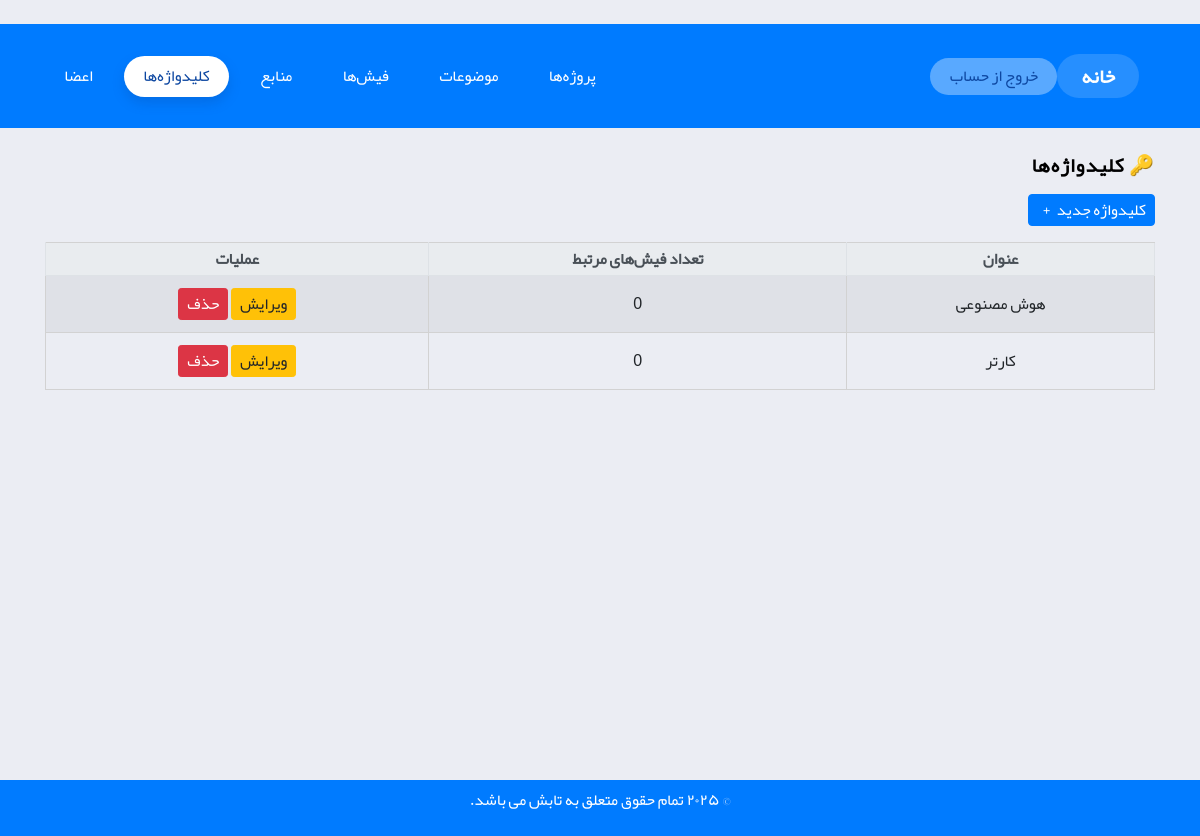
/keywords/ (signed in), run on the app's committed database.
### research/models.py (models this page shows, shortened)
class Keyword(models.Model):
    name = models.CharField(max_length=50, unique=True, verbose_name="کلیدواژه")
    notes = models.ManyToManyField(ResearchNote, related_name="keywords", blank=True, verbose_name="فیش‌ها")
    class Meta:
        verbose_name = "کلیدواژه"
        verbose_name_plural = "کلیدواژه‌ها"

### research/views.py (the view)
# urls.py: path("keywords/", views.keyword_list, name="keyword_list"),
@login_required
def keyword_list(request):
    keywords = Keyword.objects.all().order_by("name")
    return render(request, "research/keyword_list.html", {"keywords": keywords})

### templates/research/keyword_list.html (shortened to what this page needs)
{% extends 'base.html' %}
{% block content %}
<div class="container py-4">
  <h3 class="mb-3 text-right">🔑 کلیدواژه‌ها</h3>
  <div class="text-right">
    <a href="{% url 'keyword_create' %}" class="btn btn-primary mb-3"> کلیدواژه جدید<i class="fa-solid fa-plus"></i></a>
  </div>
  <div class="table-responsive">
    <table class="table table-striped text-right">
      <thead class="thead-light">
        <tr>
          <th>عنوان</th>
          <th>تعداد فیش‌های مرتبط</th>
          <th class="text-center">عملیات</th>
        </tr>
      </thead>
      <tbody>
        {% for keyword in keywords %}
          <tr>
            <td>{{ keyword.name }}</td>
            <td>{{ keyword.notes.count }}</td>
            <td class="text-center">
              <a href="{% url 'keyword_update' keyword.id %}" class="btn btn-sm btn-warning">ویرایش</a>
              <a href="{% url 'keyword_delete' keyword.id %}" class="btn btn-sm btn-danger">حذف</a>
            </td>
          </tr>
        {% empty %}
          <tr>
            <td colspan="3" class="text-center text-muted">هیچ کلیدواژه‌ای ثبت نشده است.</td>
          </tr>
        {% endfor %}
      </tbody>
    </table>
  </div>
</div>
{% endblock %}

### ResearchProject/static/css/custom.css (style rules this page uses)
.btn { padding: 3px 8px !important; font-size: 16px; cursor: pointer; }

### templates/base.html (style rules this page uses)
:root { font-family: "Yekan", sans-serif; }
body, body *:not(i) { font-family: "Yekan", sans-serif !important; }

### data on the page
Keyword: name "هوش مصنوعی", notes.count "0"
Keyword: name "کارتر", notes.count "0"
